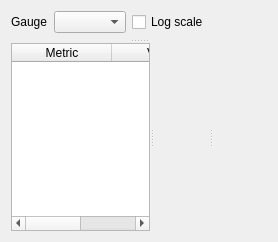
<?xml version="1.0" encoding="UTF-8"?>
<ui version="4.0">
 <class>PostHydrographDock</class>
 <widget class="QWidget" name="PostHydrographDock">
  <property name="windowTitle">
   <string>Hydrograph</string>
  </property>
  <layout class="QVBoxLayout" name="verticalLayout_PostHydrographDock">
   <property name="leftMargin">
    <number>2</number>
   </property>
   <property name="topMargin">
    <number>2</number>
   </property>
   <property name="rightMargin">
    <number>2</number>
   </property>
   <property name="bottomMargin">
    <number>2</number>
   </property>
   <item>
    <widget class="QWidget" name="page_postHydrograph">
     <layout class="QVBoxLayout" name="verticalLayout_postHydrograph">
      <item>
       <layout class="QHBoxLayout" name="horizontalLayout_postGauge">
        <item>
         <widget class="QLabel" name="label_postGauge">
          <property name="text">
           <string>Gauge</string>
          </property>
         </widget>
        </item>
        <item>
         <widget class="QComboBox" name="comboBox_postGauge" />
        </item>
        <item>
         <widget class="QCheckBox" name="checkBox_postLogY">
          <property name="text">
           <string>Log scale</string>
          </property>
         </widget>
        </item>
        <item>
         <spacer name="horizontalSpacer_postGauge">
          <property name="orientation">
           <enum>Qt::Horizontal</enum>
          </property>
          <property name="sizeHint" stdset="0">
           <size>
            <width>20</width>
            <height>20</height>
           </size>
          </property>
         </spacer>
        </item>
       </layout>
      </item>
      <item>
       <widget class="QSplitter" name="splitter_postHydrograph">
        <property name="orientation">
         <enum>Qt::Vertical</enum>
        </property>
        <widget class="QWidget" name="widget_postHydrographPlot">
         <property name="sizePolicy">
          <sizepolicy hsizetype="Expanding" vsizetype="Expanding">
           <horstretch>0</horstretch>
           <verstretch>2</verstretch>
          </sizepolicy>
         </property>
        </widget>
        <widget class="QSplitter" name="splitter_postHydrographDetails">
         <property name="orientation">
          <enum>Qt::Horizontal</enum>
         </property>
         <widget class="QTableWidget" name="tableWidget_postHydrographMetrics">
          <property name="editTriggers">
           <set>QAbstractItemView::NoEditTriggers</set>
          </property>
          <attribute name="horizontalHeaderStretchLastSection">
           <bool>true</bool>
          </attribute>
          <attribute name="verticalHeaderVisible">
           <bool>false</bool>
          </attribute>
          <column>
           <property name="text">
            <string>Metric</string>
           </property>
          </column>
          <column>
           <property name="text">
            <string>Value</string>
           </property>
          </column>
         </widget>
         <widget class="QWidget" name="widget_postHydrographScatter" />
         <widget class="QWidget" name="widget_postHydrographResiduals" />
        </widget>
       </widget>
      </item>
     </layout>
    </widget>
   </item>
  </layout>
 </widget>
 <resources />
 <connections />
</ui>
